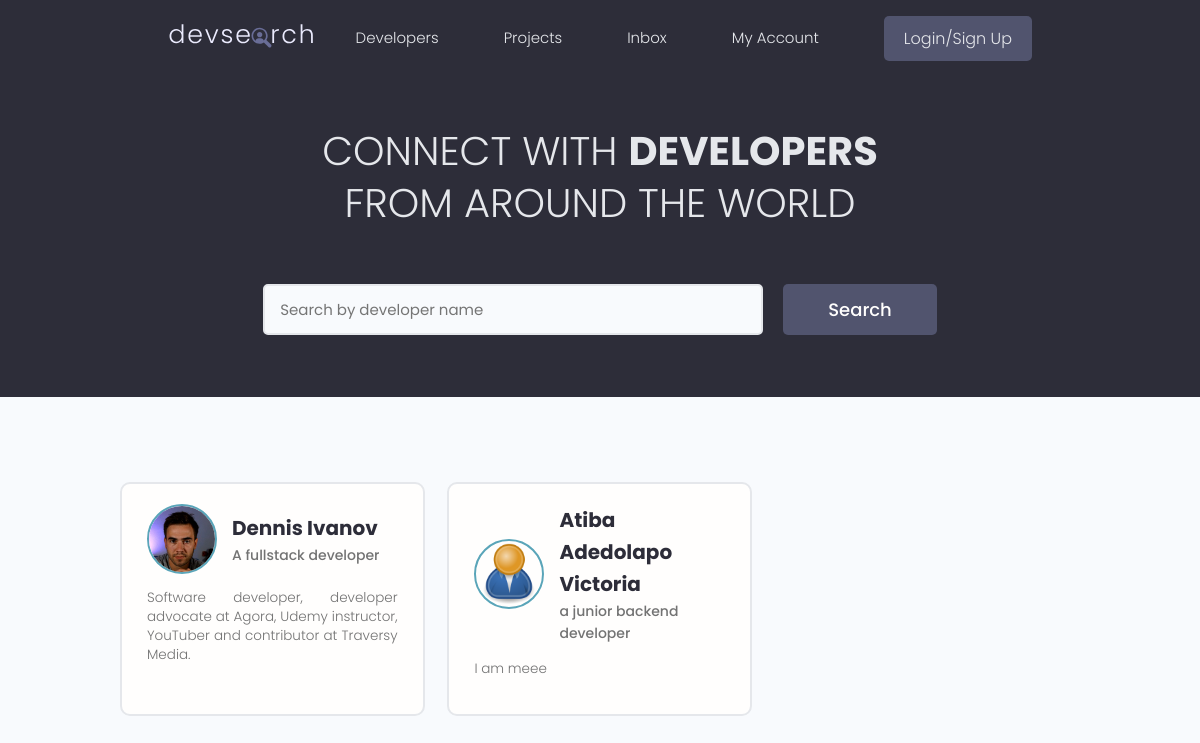
The app's page /, older data.
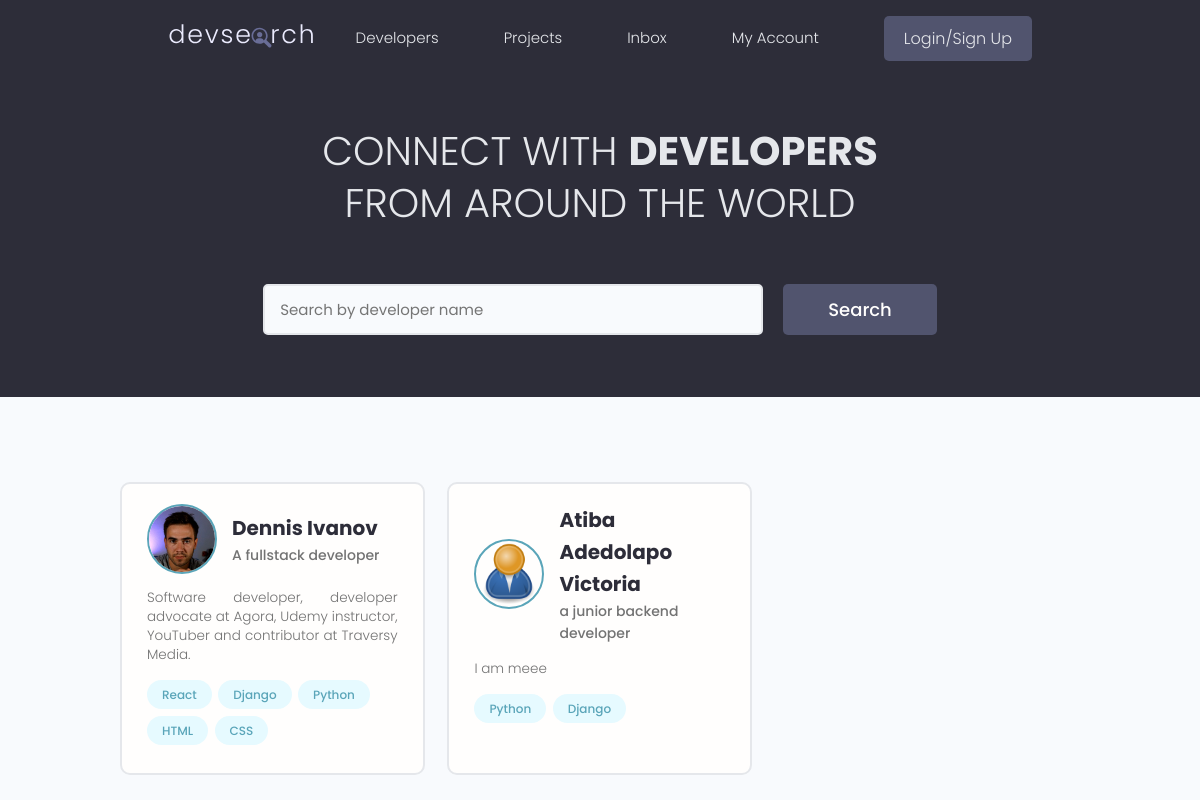
The same page, newer data.
### users/models.py (models this page shows, shortened)
class Profile(models.Model):
    user = models.OneToOneField(User, on_delete=models.CASCADE, null=True, blank=True)
    name = models.CharField(max_length=200, blank=True, null=True)
    email = models.EmailField(max_length=500, blank=True, null=True)
    username = models.CharField(max_length=200, blank=True, null=True)
    location = models.CharField(max_length=200, blank=True, null=True)
    short_intro = models.CharField(max_length=200, blank=True, null=True)
    bio = models.TextField(blank=True, null=True)
    profile_image = models.ImageField(
        null=True, blank=True, upload_to='profiles/', default="profiles/user-default.png")
    social_github = models.CharField(max_length=200, blank=True, null=True)
    social_twitter = models.CharField(max_length=200, blank=True, null=True)
    social_linkedin = models.CharField(max_length=200, blank=True, null=True)
    social_youtube = models.CharField(max_length=200, blank=True, null=True)
    social_website = models.CharField(max_length=200, blank=True, null=True)
    created = models.DateTimeField(auto_now_add=True)
    id = models.UUIDField(default=uuid.uuid4, unique=True,
                          primary_key=True, editable=False)

class Skill(models.Model):
    owner = models.ForeignKey(
        Profile, on_delete=models.CASCADE, null=True, blank=True)
    name = models.CharField(max_length=200, blank=True, null=True)
    description = models.TextField(blank=True, null=True)
    created = models.DateTimeField(auto_now_add=True)
    id = models.UUIDField(default=uuid.uuid4, unique=True,
                          primary_key=True, editable=False)
    def __str__(self):
        return str(self.name)

### users/views.py (the view)
# urls.py: path('', views.profiles, name="profiles"),
def profiles(request):
    profiles = Profile.objects.all()
    context = {'profiles': profiles}
    return render(request, 'users/profile.html', context)

### users/templates/users/profile.html (shortened to what this page needs)
{% extends 'main.html' %}
{% block content %}
  <main class="home">
    <section class="hero-section text-center">
      <div class="container container--narrow">
        <div class="hero-section__box">
          <h2>CONNECT WITH <span>DEVELOPERS</span></h2>
          <h2>FROM AROUND THE WORLD</h2>
        </div>
        <div class="hero-section__search">
          <form class="form" action="#" method="get">
            <div class="form__field">
              <input class="input input--text" id="formInput#search" type="text" name="text"
                placeholder="Search by developer name" />
            </div>
            <input class="btn btn--sub btn--lg" type="submit" value="Search" />
          </form>
        </div>
      </div>
    </section>
    <section class="devlist">
      <div class="container">
        <div class="grid grid--three">
          {% for profile in profiles %}
          <div class="column card">
            <div class="dev">
              <a href="{% url 'user-profile' profile.id %}" class="card__body">
                <div class="dev__profile">
                  <img class="avatar avatar--md" src="{{ profile.profile_image.url }}" alt="image" />
                  <div class="dev__meta">
                    <h3>{{ profile.name}}</h3>
                    <h5>{{profile.short_intro|slice:"60"}}</h5>
                  </div>
                </div>
                <p class="dev__info">{{profile.bio|slice:"150"}}</p>
                <div class="dev__skills">
                  {% for skill in profile.skill_set.all|slice:"5" %}
                  <span class="tag tag--pill tag--main">
                    <small>{{skill}}</small>
                  </span>
                   {% endfor %}
                </div>
              </a>
            </div>
          </div>
          {% endfor %}
        </div>
      </div>
    </section>
  </main>
{% endblock content %}

### templates/main.html (shortened to what this page needs)
<!DOCTYPE html>
{% load static %}
<html lang="en">
<head>
  <link rel="stylesheet" href="https://cdn.iconmonstr.com/1.3.0/css/iconmonstr-iconic-font.min.css" />
  <link rel="stylesheet" href="{% static 'uikit/styles/uikit.css' %}"/>
  <link rel="stylesheet" href="{% static 'styles/app.css'%}" />
</head>
<body>
    {% include 'navbar.html' %}
    {% block content %}
    {% endblock content %}
</body>
</html>

### templates/navbar.html (shortened to what this page needs)
{% load static %}
  <header class="header">
    <div class="container container--narrow">
      <a href="{% url 'projects' %}" class="header__logo">
        <img src="{% static 'images/logo.svg' %}" alt="DevSearch Logo" />
      </a>
      <nav class="header__nav">
        <ul class="header__menu">
          <li class="header__menuItem"><a href="{% url 'profiles' %}">Developers</a></li>
          <li class="header__menuItem"><a href="{% url 'projects' %} ">Projects</a></li>
          <li class="header__menuItem"><a href="">Inbox</a></li >
          <li class="header__menuItem"><a href="">My Account</a></li>
          {% if request.user.is_authenticated %}
          <li class="header__menuItem"><a href="{% url 'create_project' %}" class="btn btn--sub">Add Project</a></li>
          <li class="header__menuItem"><a href="{% url 'logout' %}" class="btn btn--sub">Logout</a></li>
          {% else  %}
          <li class="header__menuItem"><a href="{% url 'login' %}" class="btn btn--sub">Login/Sign Up</a></li>
          {% endif %}
        </ul>
      </nav>
    </div>
  </header>

### static/styles/app.css (style rules this page uses)
:root { --color-sub: #2d2d39; }
.btn--sub { background-color: var(--color-sub-light); }
.card { border: 2px solid var(--color-light); }
img { width: 100%; }
.header { position: sticky; z-index: 111; background-color: var(--color-sub); padding: 1.5rem 0; }
.header > .container { display: flex; justify-content: space-between; align-items: center; }
.header__logo > img { height: 3.8rem; }
.header__nav > ul { display: inline-flex; align-items: center; list-style: none; gap: 6.5rem; }
.header__menuItem > a { color: var(--color-light); font-weight: 300; }
.hero-section { height: 40vh; display: flex; align-items: center; background-color: var(--color-sub); }
.hero-section__box { margin-bottom: 4rem; }
.hero-section__box > h2, .hero-section__box > h2 > span { font-size: 4rem; color: var(--color-light); line-height: 1.3; text-transform: uppercase; }
.hero-section__box > h2 { font-weight: 300; }
.hero-section__box > h2 > span { font-weight: 700; }
.hero-section__search > .form { display: flex; align-items: center; justify-content: center; gap: 2rem; }
.hero-section__search > .form input.input--text { width: 50rem; }
.devlist { margin-top: 8rem; }
.devlist .grid { align-items: stretch; }
.devlist .dev .dev__profile { display: flex; align-items: center; gap: 1.5rem; }
.devlist .dev .dev__meta h3 { color: var(--color-sub); font-size: 2rem; font-weight: 700; }
.devlist .dev .dev__meta h5 { color: var(--color-text); font-size: 1.4rem; font-weight: 500; }
.devlist .dev .dev__info { margin: 1.5rem 0; font-size: 1.35rem; line-height: 1.4; text-align: justify; }

### static/uikit/styles/modules/_variables.css (style rules this page uses)
:root { --color-main: #5aa5b9; --color-main-light: #e6faff; --color-sub: #3f4156; --color-sub-light: #51546e; --color-sub-lighter: #ededfd; --color-text: #737373; --color-gray: #8b8b8b; --color-light: #e5e7eb; --color-light-gray: #767676; --color-bg: #f8fafd; --color-white: #fffefd; --color-white-light: #f3f3f3; --color-success: #359e64; --color-success-bg: #def8e8; --color-error: #fc4b0b; --color-error-bg: #fff2ee; --font-base: 'Poppins', arial, helvetica, 'Segoe UI', roboto, ubuntu, sans-serif; --font-monospace: 'Fira Code', 'Courier New', courier, monospace; --font-regular: 300; --font-medium: 500; --font-bold: 700; --generic-shadow: 1px 1px 5px #00000010; --generic-transition: all 0.3s ease-in-out; }

### static/uikit/styles/modules/_base.css (style rules this page uses)
* { margin: 0; padding: 0; box-sizing: border-box; text-rendering: optimizeLegibility; color: inherit; font-size: inherit; }
html { font-size: 50%; }
@media only screen and (min-width: 480px) { html { font-size: 56.25%; } }
@media only screen and (min-width: 1200px) { html { font-size: 62.5%; } }
body { line-height: 1.6; font-weight: 400; font-size: 1.5rem; color: var(--color-text); background-color: var(--color-bg); min-height: 100vh; }

### static/uikit/styles/modules/_typography.css (style rules this page uses)
* { font-family: var(--font-base); }
h2 { font-size: 3.6rem; font-weight: var(--font-bold); }
h3 { font-size: 3.2rem; font-weight: var(--font-medium); }
h5 { font-size: 2.4rem; font-weight: var(--font-medium); }
h5, h6 { font-weight: var(--font-regular); }
p, span, strong { font-size: 1.6rem; color: var(--color-text); font-weight: var(--font-regular); }
a { padding-bottom: 2px; text-decoration: none; display: inline-block; color: var(--color-main); font-weight: var(--font-medium); }

### static/uikit/styles/modules/_utilities.css (style rules this page uses)
.container { width: 92%; max-width: 165rem; margin: 0 auto; box-sizing: border-box; }
.container--narrow { width: 92%; max-width: 120rem; }
@media screen and (min-width: 1000px) { .container { width: 90%; } }
@media screen and (min-width: 1000px) { .container--narrow { width: 85%; } }
@media screen and (min-width: 1200px) { .container { width: 80%; } }
@media screen and (min-width: 1200px) { .container--narrow { width: 72%; } }
.text-center { text-align: center; }

### static/uikit/styles/modules/_avatar.css (style rules this page uses)
.avatar { border-radius: 50%; border: 2px solid var(--color-main); object-fit: cover; }
.avatar--md { height: 7rem; width: 7rem; }

### static/uikit/styles/modules/_button.css (style rules this page uses)
.btn { display: inline-block; position: relative; cursor: pointer; background-color: var(--color-light); font-weight: var(--font-medium); color: var(--color-sub); text-decoration: none; padding: 1rem 2rem; border-radius: 0.5rem; border: none; width: -webkit-fit-content; width: -moz-fit-content; width: fit-content; height: -webkit-fit-content; height: -moz-fit-content; height: fit-content; font-size: 1.6rem; outline-width: 0; outline-color: transparent; -webkit-backface-visibility: hidden; backface-visibility: hidden; transition: all 0.3s ease-in-out; }
.btn--sub { background-color: var(--color-sub); color: var(--color-white); }
.btn--lg { font-size: 1.8rem; padding: 1.2rem 4.5rem; }

Row changes from the older to the newer data that the page shows:
added Skill: name "React", shown under Profile "Dennis Ivanov"
added Skill: name "Django", shown under Profile "Dennis Ivanov"
added Skill: name "Python", shown under Profile "Dennis Ivanov"
added Skill: name "HTML", shown under Profile "Dennis Ivanov"
added Skill: name "CSS", shown under Profile "Dennis Ivanov"
added Skill: name "Python", shown under Profile "Atiba Adedolapo Victoria"
added Skill: name "Django", shown under Profile "Atiba Adedolapo Victoria"
